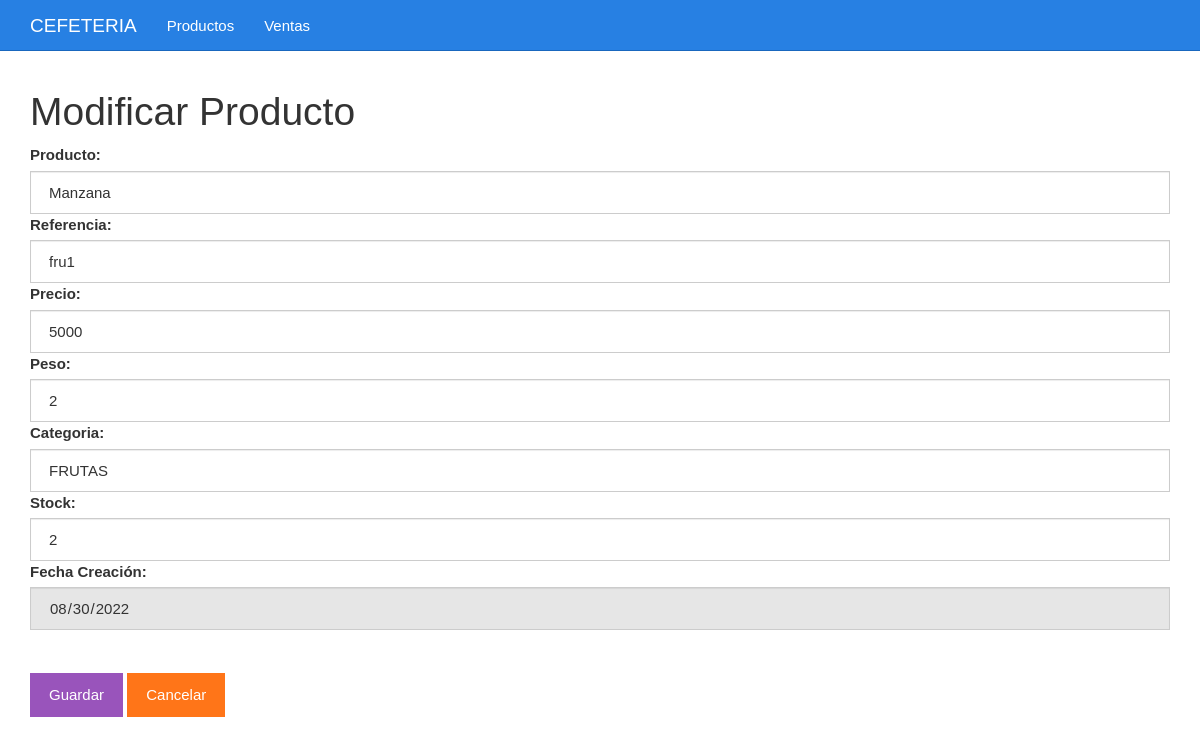
/producto_formulario_modificar.php?id=1, run on the app's committed database.
### tables this page shows
CREATE TABLE producto(
        idproducto BIGINT UNSIGNED NOT NULL AUTO_INCREMENT,
        nombreproducto VARCHAR(255) NOT NULL,
        referencia VARCHAR(255) NOT NULL,
        precio BIGINT NOT NULL,
        peso BIGINT NOT NULL,
        categoria VARCHAR(255) NOT NULL,
        stock BIGINT NOT NULL,
        fechacreacion date DEFAULT NULL,
        PRIMARY KEY(idproducto)
);

### producto_formulario_modificar.php (the view, shortened to what this page needs)
<?php
$idproducto = $_GET["id"];
include_once "conexion.php";
$sentencia = $base_de_datos->prepare("SELECT * FROM producto WHERE idproducto = ?;");
$sentencia->execute([$idproducto]);
$producto = $sentencia->fetch(PDO::FETCH_OBJ);
?>
<?php include_once "encabezado.php" ?>
	<div class="col-xs-12">
		<h1>Modificar Producto </h1>
		<form method="post" action="producto_modificar.php">
			<label for="nombreproducto">Producto:</label>
			<input value="<?php echo $producto->nombreproducto ?>" class="form-control" name="nombreproducto" required type="text" id="nombreproducto" placeholder="Escribe el nombre del producto">
			<label for="referencia">Referencia:</label>
			<input value="<?php echo $producto->referencia ?>" class="form-control" name="referencia" required type="text" id="referencia" placeholder="Escribe la referencia">
			<label for="precio">Precio:</label>
			<input value="<?php echo $producto->precio ?>" class="form-control" name="precio" required type="number" id="precio" placeholder="Precio de venta">
			<label for="peso">Peso:</label>
			<input value="<?php echo $producto->peso ?>" class="form-control" name="peso" required type="number" id="peso" placeholder="Peso">
			<label for="categoria">Categoria:</label>
			<input value="<?php echo $producto->categoria ?>" class="form-control" name="categoria" required type="text" id="categoria" placeholder="categoria del producto">
			<label for="stock">Stock:</label>
			<input value="<?php echo $producto->stock ?>" class="form-control" name="stock" required type="number" id="stock" placeholder="Cantidad o existencia">
			<label for="fechacreacion">Fecha Creación:</label>
			<input value="<?php echo $producto->fechacreacion ?>" class="form-control" name="fechacreacion" required type="date" id="fechacreacion" placeholder="Fecha de creación" readonly>
			<br><br><input class="btn btn-info" type="submit" value="Guardar">
			<a class="btn btn-warning" href="./producto_lista.php">Cancelar</a>
		</form>
	</div>
<?php include_once "pie.php" ?>

### css/estilo.css (style rules this page uses)
body { padding-top: 70px; }

### data on the page
producto: nombreproducto "Manzana", referencia "fru1", precio "5000", peso "2", categoria "FRUTAS", stock "2", fechacreacion "08/30/2022"
